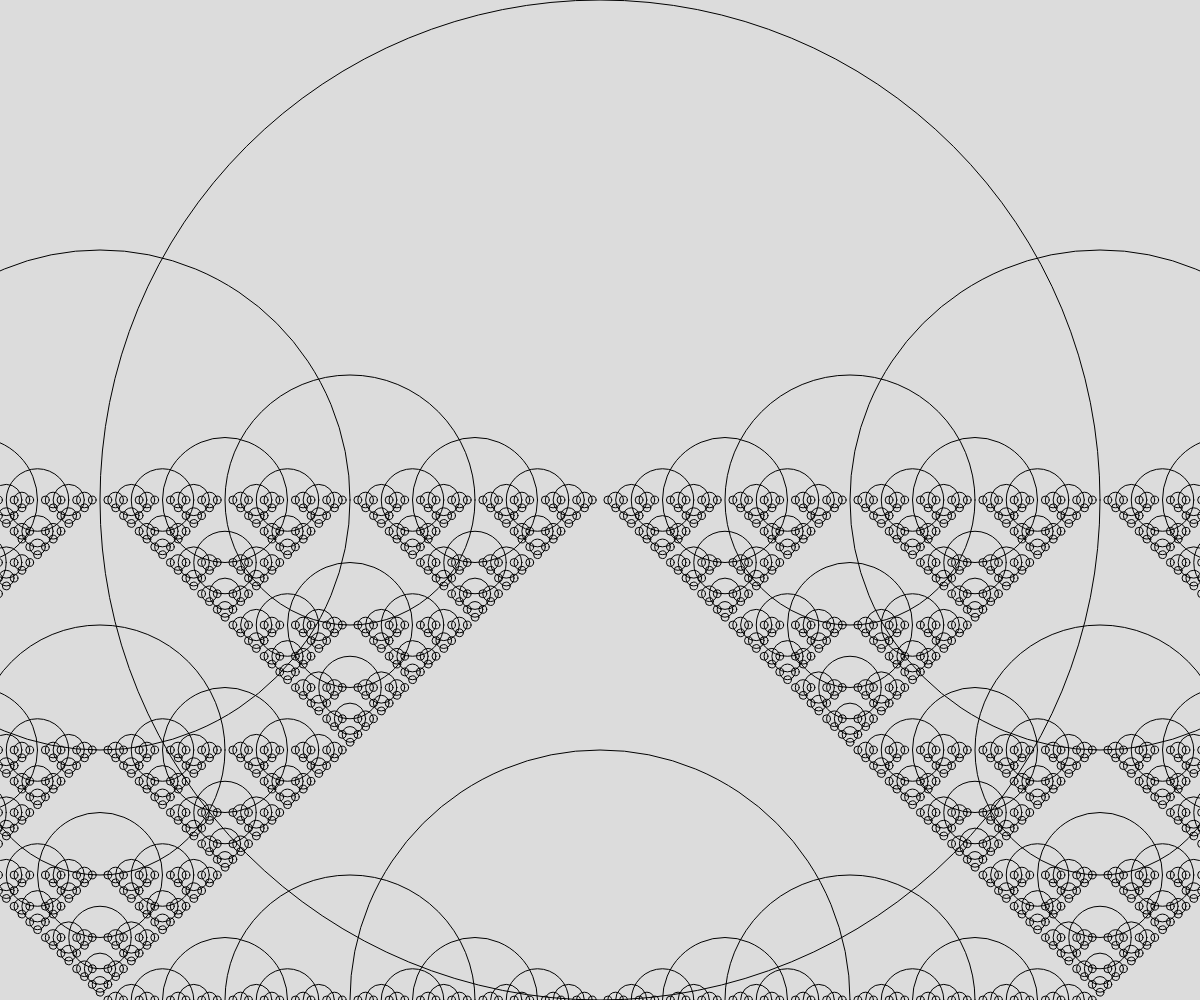
Frame 1 (no input)
Frame 60 (no input): identical to frame 1, image omitted
Frame 120 (the mouse pressed at the canvas centre since frame 60): identical to frame 1, image omitted

The p5.js sketch that drew this single still picture (run headless with seeded random() and noise() and a simulated clock; from frame 60 on, the mouse is pressed at the canvas centre):

// p5.js sketch
// ── sketch.js
// Project Title
// Your Name
// Date
//
// Extra for Experts:
// - describe what you did to take this project "above and beyond"


function setup() {
  createCanvas(windowWidth, windowHeight);
  ellipseMode(CENTER);
  noFill();
}

function draw() {
  background(220);
  circles(width / 2, height / 2, height);
}

function circles(x, y, d) {
  if (d > 5) {
    ellipse(x, y, d, d);
    circles(x - d / 2, y, d / 2);
    circles(x + d / 2, y, d / 2);
    circles(x, y+ d/ 2, d / 2);
  }
}
